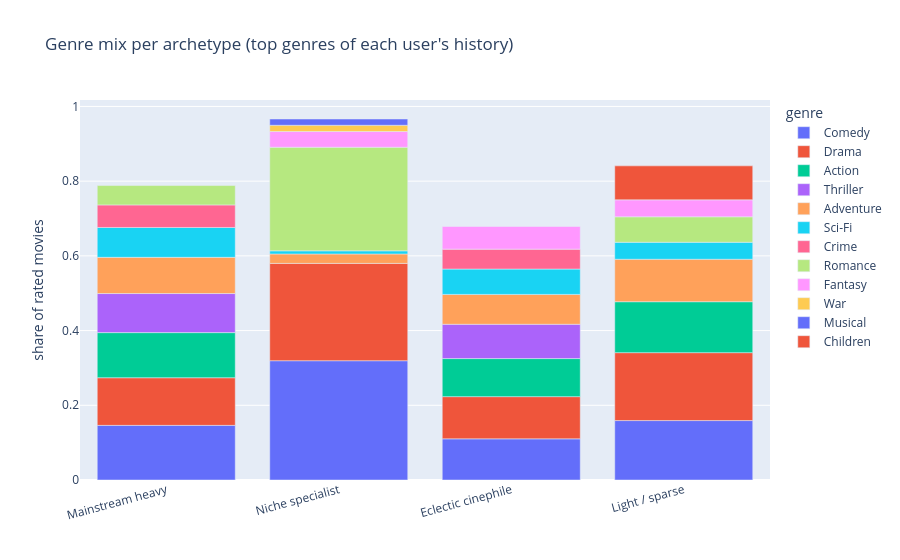

The code cell stored with this chart in its notebook:
### Code cell
mix_rows = []
for label, u in arch.items():
    r = urm[u]; gc = {}
    for m in r:
        for g in mgen.get(int(m), ()):
            gc[g] = gc.get(g, 0) + 1
    tot = sum(gc.values()) or 1
    for g, c in sorted(gc.items(), key=lambda kv: -kv[1])[:8]:
        mix_rows.append({"archetype": label, "genre": g, "share": c / tot})
fig = px.bar(pd.DataFrame(mix_rows), x="archetype", y="share", color="genre",
             title="Genre mix per archetype (top genres of each user's history)")
fig.update_layout(xaxis_title="", yaxis_title="share of rated movies", xaxis_tickangle=-15)
save_fig(fig, "15_cs_profiles_genremix")

### Figure 1 — Plotly figure (JSON) as saved in the notebook; plotly's stock layout.template omitted (floating-point values rounded to 4 significant figures)
{"data": [{"hovertemplate": "genre=Comedy<br>archetype=%{x}<br>share=%{y}<extra></extra>", "legendgroup": "Comedy", "marker": {"color": "#636efa", "pattern": {"shape": ""}}, "name": "Comedy", "orientation": "v", "showlegend": true, "textposition": "auto", "type": "bar", "x": ["Mainstream heavy", "Niche specialist", "Eclectic cinephile", "Light / sparse"], "xaxis": "x", "y": [0.1463, 0.3193, 0.1102, 0.1591], "yaxis": "y"}, {"hovertemplate": "genre=Drama<br>archetype=%{x}<br>share=%{y}<extra></extra>", "legendgroup": "Drama", "marker": {"color": "#EF553B", "pattern": {"shape": ""}}, "name": "Drama", "orientation": "v", "showlegend": true, "textposition": "auto", "type": "bar", "x": ["Mainstream heavy", "Niche specialist", "Eclectic cinephile", "Light / sparse"], "xaxis": "x", "y": [0.1276, 0.2605, 0.1129, 0.1818], "yaxis": "y"}, {"hovertemplate": "genre=Action<br>archetype=%{x}<br>share=%{y}<extra></extra>", "legendgroup": "Action", "marker": {"color": "#00cc96", "pattern": {"shape": ""}}, "name": "Action", "orientation": "v", "showlegend": true, "textposition": "auto", "type": "bar", "x": ["Mainstream heavy", "Eclectic cinephile", "Light / sparse"], "xaxis": "x", "y": [0.1207, 0.1019, 0.1364], "yaxis": "y"}, {"hovertemplate": "genre=Thriller<br>archetype=%{x}<br>share=%{y}<extra></extra>", "legendgroup": "Thriller", "marker": {"color": "#ab63fa", "pattern": {"shape": ""}}, "name": "Thriller", "orientation": "v", "showlegend": true, "textposition": "auto", "type": "bar", "x": ["Mainstream heavy", "Eclectic cinephile"], "xaxis": "x", "y": [0.1046, 0.09183], "yaxis": "y"}, {"hovertemplate": "genre=Adventure<br>archetype=%{x}<br>share=%{y}<extra></extra>", "legendgroup": "Adventure", "marker": {"color": "#FFA15A", "pattern": {"shape": ""}}, "name": "Adventure", "orientation": "v", "showlegend": true, "textposition": "auto", "type": "bar", "x": ["Mainstream heavy", "Niche specialist", "Eclectic cinephile", "Light / sparse"], "xaxis": "x", "y": [0.09694, 0.02521, 0.07989, 0.1136], "yaxis": "y"}, {"hovertemplate": "genre=Sci-Fi<br>archetype=%{x}<br>share=%{y}<extra></extra>", "legendgroup": "Sci-Fi", "marker": {"color": "#19d3f3", "pattern": {"shape": ""}}, "name": "Sci-Fi", "orientation": "v", "showlegend": true, "textposition": "auto", "type": "bar", "x": ["Mainstream heavy", "Niche specialist", "Eclectic cinephile", "Light / sparse"], "xaxis": "x", "y": [0.07993, 0.008403, 0.06795, 0.04545], "yaxis": "y"}, {"hovertemplate": "genre=Crime<br>archetype=%{x}<br>share=%{y}<extra></extra>", "legendgroup": "Crime", "marker": {"color": "#FF6692", "pattern": {"shape": ""}}, "name": "Crime", "orientation": "v", "showlegend": true, "textposition": "auto", "type": "bar", "x": ["Mainstream heavy", "Eclectic cinephile"], "xaxis": "x", "y": [0.06037, 0.05326], "yaxis": "y"}, {"hovertemplate": "genre=Romance<br>archetype=%{x}<br>share=%{y}<extra></extra>", "legendgroup": "Romance", "marker": {"color": "#B6E880", "pattern": {"shape": ""}}, "name": "Romance", "orientation": "v", "showlegend": true, "textposition": "auto", "type": "bar", "x": ["Mainstream heavy", "Niche specialist", "Light / sparse"], "xaxis": "x", "y": [0.05187, 0.2773, 0.06818], "yaxis": "y"}, {"hovertemplate": "genre=Fantasy<br>archetype=%{x}<br>share=%{y}<extra></extra>", "legendgroup": "Fantasy", "marker": {"color": "#FF97FF", "pattern": {"shape": ""}}, "name": "Fantasy", "orientation": "v", "showlegend": true, "textposition": "auto", "type": "bar", "x": ["Niche specialist", "Eclectic cinephile", "Light / sparse"], "xaxis": "x", "y": [0.04202, 0.06061, 0.04545], "yaxis": "y"}, {"hovertemplate": "genre=War<br>archetype=%{x}<br>share=%{y}<extra></extra>", "legendgroup": "War", "marker": {"color": "#FECB52", "pattern": {"shape": ""}}, "name": "War", "orientation": "v", "showlegend": true, "textposition": "auto", "type": "bar", "x": ["Niche specialist"], "xaxis": "x", "y": [0.01681], "yaxis": "y"}, {"hovertemplate": "genre=Musical<br>archetype=%{x}<br>share=%{y}<extra></extra>", "legendgroup": "Musical", "marker": {"color": "#636efa", "pattern": {"shape": ""}}, "name": "Musical", "orientation": "v", "showlegend": true, "textposition": "auto", "type": "bar", "x": ["Niche specialist"], "xaxis": "x", "y": [0.01681], "yaxis": "y"}, {"hovertemplate": "genre=Children<br>archetype=%{x}<br>share=%{y}<extra></extra>", "legendgroup": "Children", "marker": {"color": "#EF553B", "pattern": {"shape": ""}}, "name": "Children", "orientation": "v", "showlegend": true, "textposition": "auto", "type": "bar", "x": ["Light / sparse"], "xaxis": "x", "y": [0.09091], "yaxis": "y"}], "layout": {"barmode": "relative", "legend": {"title": {"text": "genre"}, "tracegroupgap": 0}, "title": {"text": "Genre mix per archetype (top genres of each user's history)"}, "xaxis": {"anchor": "y", "domain": [0, 1], "tickangle": -15, "title": {"text": ""}}, "yaxis": {"anchor": "x", "domain": [0, 1], "title": {"text": "share of rated movies"}}}}
